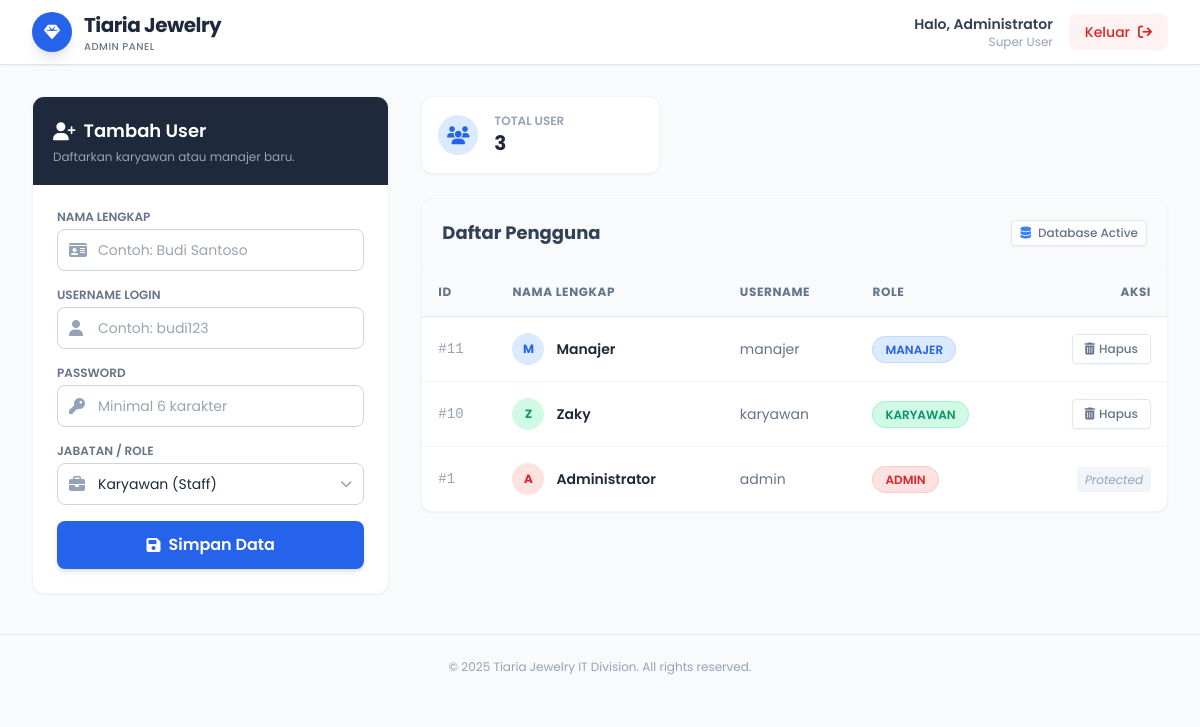
Page /admin (signed in) on the earlier database version.
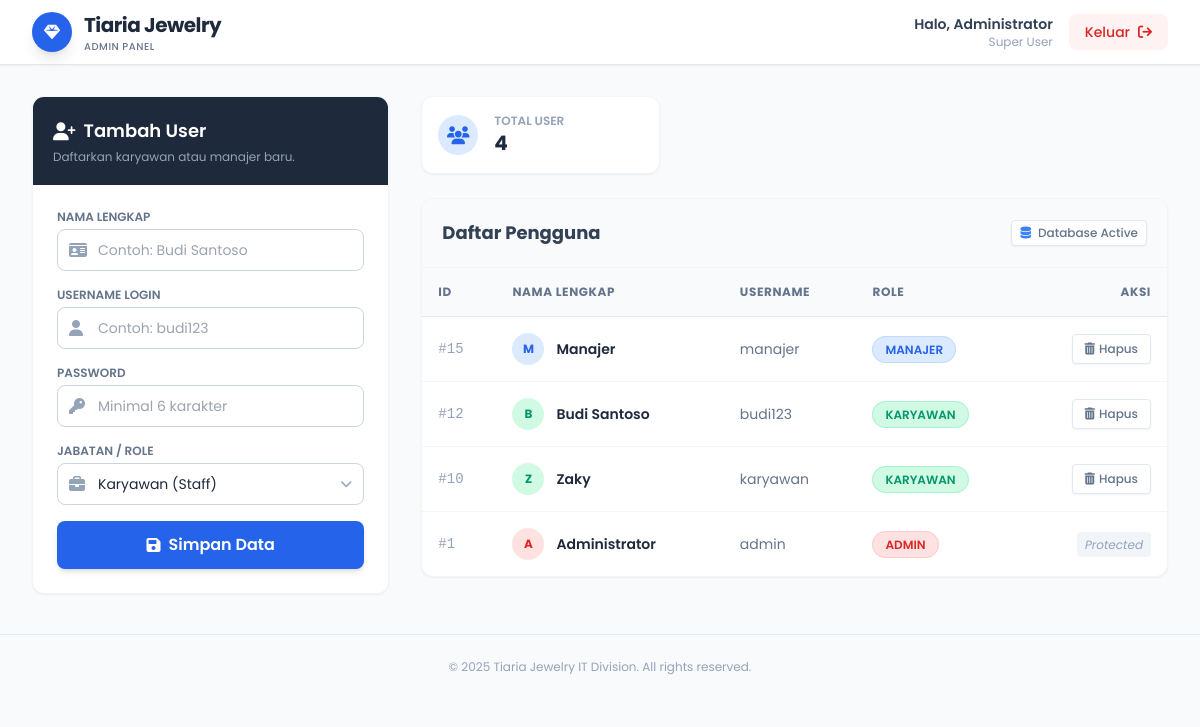
Same page on the later database version.
### tables this page shows
CREATE TABLE users (
                id INTEGER PRIMARY KEY AUTOINCREMENT,
                username TEXT UNIQUE NOT NULL,
                password TEXT NOT NULL,
                name TEXT NOT NULL,
                role TEXT NOT NULL DEFAULT 'karyawan', 
                created_at TIMESTAMP DEFAULT CURRENT_TIMESTAMP
            );

### app.py (the view)
@app.route('/admin')
@login_required
def admin_dashboard():
    if current_user.role != 'admin': return "⛔ AKSES DITOLAK"
    conn = create_connection()
    cursor = conn.cursor()
    cursor.execute("SELECT * FROM users ORDER BY id DESC")
    all_users = cursor.fetchall()
    conn.close()
    return render_template('admin_dashboard.html', users=all_users)

### app.py (called while the page is built)
@login_manager.user_loader
def load_user(user_id):
    return User.get_by_id(user_id)

@app.before_request
def make_session_permanent():
    session.permanent = True
    app.permanent_session_lifetime = timedelta(minutes=5) # Logout otomatis setelah 5 menit idle

### models.py (called while the page is built)
    @staticmethod
    def get_by_id(user_id):
        conn = create_connection()
        cursor = conn.cursor()
        cursor.execute("SELECT * FROM users WHERE id = ?", (user_id,))
        user_data = cursor.fetchone()
        conn.close()
        if user_data:
            return User(id=user_data[0], username=user_data[1], name=user_data[3], role=user_data[4])
        return None

### utils/db_manager.py (called while the page is built)
def create_connection():
    if not os.path.exists(DB_FOLDER):
        os.makedirs(DB_FOLDER)
    conn = sqlite3.connect(DB_PATH)
    return conn

### templates/admin_dashboard.html (shortened to what this page needs)
<!DOCTYPE html>
<html lang="id">
<head>
    <script src="https://cdn.tailwindcss.com"></script>
    <link rel="stylesheet" href="https://cdnjs.cloudflare.com/ajax/libs/font-awesome/6.4.0/css/all.min.css">
</head>
<body class="bg-slate-50 text-slate-800">
    <nav class="bg-white shadow-sm border-b border-slate-200 fixed w-full top-0 z-50">
        <div class="max-w-7xl mx-auto px-4 sm:px-6 lg:px-8">
            <div class="flex justify-between h-16">
                <div class="flex items-center gap-3">
                    <div class="w-10 h-10 rounded-full bg-blue-600 flex items-center justify-center text-white shadow-lg">
                        <i class="fa-solid fa-gem"></i>
                    </div>
                    <div>
                        <h1 class="font-bold text-xl text-slate-800 tracking-tight">Tiaria Jewelry</h1>
                        <p class="text-[10px] text-slate-500 font-medium uppercase tracking-wider">Admin Panel</p>
                    </div>
                </div>
                <div class="flex items-center gap-4">
                    <div class="text-right hidden sm:block">
                        <p class="text-sm font-semibold text-slate-700">Halo, Administrator</p>
                        <p class="text-xs text-slate-400">Super User</p>
                    </div>
                    <a href="/logout" class="bg-red-50 text-red-600 hover:bg-red-600 hover:text-white px-4 py-2 rounded-lg text-sm font-medium transition-all duration-300 flex items-center gap-2 group">
                        <span>Keluar</span>
                        <i class="fa-solid fa-arrow-right-from-bracket group-hover:translate-x-1 transition-transform"></i>
                    </a>
                </div>
            </div>
        </div>
    </nav>
    <main class="max-w-7xl mx-auto px-4 sm:px-6 lg:px-8 mt-24 mb-10">
        <div class="grid grid-cols-1 lg:grid-cols-3 gap-8">
            <div class="lg:col-span-1">
                <div class="bg-white rounded-xl shadow-sm border border-slate-100 overflow-hidden sticky top-24">
                    <div class="bg-slate-800 p-5 text-white">
                        <h2 class="font-semibold text-lg flex items-center gap-2">
                            <i class="fa-solid fa-user-plus"></i> Tambah User
                        </h2>
                        <p class="text-slate-400 text-xs mt-1">Daftarkan karyawan atau manajer baru.</p>
                    </div>
                    <div class="p-6">
                        <form action="/add_user" method="POST" class="space-y-4">
                            <div>
                                <label class="block text-xs font-semibold text-slate-500 uppercase mb-1">Nama Lengkap</label>
                                <div class="relative">
                                    <span class="absolute inset-y-0 left-0 pl-3 flex items-center text-slate-400"><i class="fa-solid fa-id-card"></i></span>
                                    <input type="text" name="name" placeholder="Contoh: Budi Santoso" required
                                        class="w-full pl-10 pr-4 py-2.5 rounded-lg border border-slate-300 focus:border-blue-500 focus:ring-2 focus:ring-blue-100 outline-none text-sm transition-all">
                                </div>
                            </div>
                            <div>
                                <label class="block text-xs font-semibold text-slate-500 uppercase mb-1">Username Login</label>
                                <div class="relative">
                                    <span class="absolute inset-y-0 left-0 pl-3 flex items-center text-slate-400"><i class="fa-solid fa-user"></i></span>
                                    <input type="text" name="username" placeholder="Contoh: budi123" required
                                        class="w-full pl-10 pr-4 py-2.5 rounded-lg border border-slate-300 focus:border-blue-500 focus:ring-2 focus:ring-blue-100 outline-none text-sm transition-all">
                                </div>
                            </div>
                            <div>
                                <label class="block text-xs font-semibold text-slate-500 uppercase mb-1">Password</label>
                                <div class="relative">
                                    <span class="absolute inset-y-0 left-0 pl-3 flex items-center text-slate-400"><i class="fa-solid fa-key"></i></span>
                                    <input type="password" name="password" placeholder="Minimal 6 karakter" required
                                        class="w-full pl-10 pr-4 py-2.5 rounded-lg border border-slate-300 focus:border-blue-500 focus:ring-2 focus:ring-blue-100 outline-none text-sm transition-all">
                                </div>
                            </div>
                            <div>
                                <label class="block text-xs font-semibold text-slate-500 uppercase mb-1">Jabatan / Role</label>
                                <div class="relative">
                                    <span class="absolute inset-y-0 left-0 pl-3 flex items-center text-slate-400"><i class="fa-solid fa-briefcase"></i></span>
                                    <select name="role" class="w-full pl-10 pr-4 py-2.5 rounded-lg border border-slate-300 focus:border-blue-500 focus:ring-2 focus:ring-blue-100 outline-none text-sm transition-all bg-white appearance-none">
                                        <option value="karyawan">Karyawan (Staff)</option>
                                    </select>
                                    <span class="absolute inset-y-0 right-0 pr-3 flex items-center pointer-events-none text-slate-400"></span>
                                </div>
                            </div>
                            <button type="submit" class="w-full bg-blue-600 hover:bg-blue-700 text-white font-semibold py-3 rounded-lg shadow-md hover:shadow-lg transition-all duration-300 flex items-center justify-center gap-2 mt-4">
                                <i class="fa-solid fa-floppy-disk"></i> Simpan Data
                            </button>
                        </form>
                    </div>
                </div>
            </div>
            <div class="lg:col-span-2">
                <div class="grid grid-cols-2 md:grid-cols-3 gap-4 mb-6">
                    <div class="bg-white p-4 rounded-xl shadow-sm border border-slate-100 flex items-center gap-4">
                        <div class="w-10 h-10 rounded-full bg-blue-100 text-blue-600 flex items-center justify-center text-lg"><i class="fa-solid fa-users"></i></div>
                        <div>
                            <p class="text-xs text-slate-400 font-semibold uppercase">Total User</p>
                            <h3 class="text-xl font-bold text-slate-800">{{ users|length }}</h3>
                        </div>
                    </div>
                    </div>
                <div class="bg-white rounded-xl shadow-sm border border-slate-100 overflow-hidden">
                    <div class="p-5 border-b border-slate-100 flex justify-between items-center bg-slate-50">
                        <h3 class="font-bold text-slate-700 text-lg">Daftar Pengguna</h3>
                        <span class="text-xs font-medium px-2 py-1 bg-white border rounded text-slate-500 shadow-sm">
                            <i class="fa-solid fa-database text-blue-500 mr-1"></i> Database Active
                        </span>
                    </div>
                    <div class="overflow-x-auto">
                        <table class="w-full text-left border-collapse">
                            <thead>
                                <tr class="bg-slate-50 text-slate-500 uppercase text-xs font-bold tracking-wider">
                                    <th class="p-4 border-b border-slate-200">ID</th>
                                    <th class="p-4 border-b border-slate-200">Nama Lengkap</th>
                                    <th class="p-4 border-b border-slate-200">Username</th>
                                    <th class="p-4 border-b border-slate-200">Role</th>
                                    <th class="p-4 border-b border-slate-200 text-right">Aksi</th>
                                </tr>
                            </thead>
                            <tbody class="text-sm text-slate-700 divide-y divide-slate-100">
                                {% for user in users %}
                                <tr class="hover:bg-blue-50/30 transition-colors duration-200">
                                    <td class="p-4 font-mono text-slate-400">#{{ user[0] }}</td>
                                    <td class="p-4 font-semibold text-slate-800">
                                        <div class="flex items-center gap-3">
                                            <div class="w-8 h-8 rounded-full flex items-center justify-center text-xs font-bold
                                                {% if user[4] == 'admin' %} bg-red-100 text-red-600
                                                {% elif user[4] == 'manajer' %} bg-blue-100 text-blue-600
                                                {% else %} bg-emerald-100 text-emerald-600 {% endif %}">
                                                {{ user[3][:1] }} </div>
                                            {{ user[3] }}
                                        </div>
                                    </td>
                                    <td class="p-4 text-slate-500">{{ user[1] }}</td>
                                    <td class="p-4">
                                        <span class="px-3 py-1 rounded-full text-xs font-semibold
                                            {% if user[4] == 'admin' %} bg-red-100 text-red-600 border border-red-200
                                            {% elif user[4] == 'manajer' %} bg-blue-100 text-blue-600 border border-blue-200
                                            {% else %} bg-emerald-100 text-emerald-600 border border-emerald-200 {% endif %}">
                                            {{ user[4]|upper }}
                                        </span>
                                    </td>
                                    <td class="p-4 text-right">
                                        {% if user[1] != 'admin' %}
                                            <a href="/delete_user/{{ user[0] }}"
                                               onclick="return confirm('Yakin ingin menghapus user {{ user[3] }}? Data tidak bisa dikembalikan.')"
                                               class="inline-flex items-center gap-1 px-3 py-1.5 bg-white border border-slate-200 hover:bg-red-50 hover:text-red-600 hover:border-red-200 text-slate-500 rounded text-xs font-medium transition-all shadow-sm group">
                                                <i class="fa-solid fa-trash-can group-hover:scale-110 transition-transform"></i> Hapus
                                            </a>
                                        {% else %}
                                            <span class="text-xs text-slate-400 italic bg-slate-100 px-2 py-1 rounded">Protected</span>
                                        {% endif %}
                                    </td>
                                </tr>
                                {% endfor %}
                            </tbody>
                        </table>
                    </div>
                </div>
            </div>
        </div>
    </main>
    <footer class="text-center py-6 text-slate-400 text-xs border-t border-slate-200 mt-auto">
        &copy; 2025 Tiaria Jewelry IT Division. All rights reserved.
    </footer>
</body>
</html>

### templates/admin_dashboard.html (style rules this page uses)
body { font-family: 'Poppins', sans-serif; }

Differences in the rows shown:
removed users: id "11", name "M", name "Manajer", username "manajer", role "MANAJER"
added users: id "15", name "M", name "Manajer", username "manajer", role "MANAJER"
added users: id "12", name "B", name "Budi Santoso", username "budi123", role "KARYAWAN"
Other differences:
{{ users|length }}: "3" → "4"
